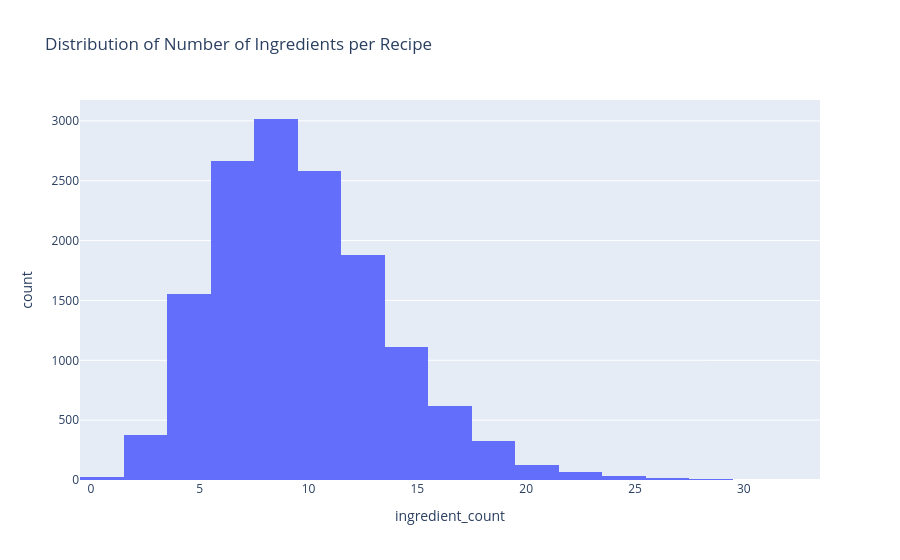

The code cell stored with this chart in its notebook:
### Code cell
fig = px.histogram(
    recipe_summary,
    x="ingredient_count",
    nbins=30,
    title="Distribution of Number of Ingredients per Recipe"
)
fig.show()

### Figure 1 — Plotly figure (JSON) as saved in the notebook; plotly's stock layout.template omitted (floating-point values rounded to 4 significant figures; data arrays with more than 128 entries replaced by an {"elided": "..."} marker saying what was removed)
{"data": [{"bingroup": "x", "hovertemplate": "ingredient_count=%{x}<br>count=%{y}<extra></extra>", "legendgroup": "", "marker": {"color": "#636efa", "pattern": {"shape": ""}}, "name": "", "nbinsx": 30, "orientation": "v", "showlegend": false, "type": "histogram", "x": {"elided": "14396 int values"}, "xaxis": "x", "yaxis": "y"}], "layout": {"barmode": "relative", "legend": {"tracegroupgap": 0}, "title": {"text": "Distribution of Number of Ingredients per Recipe"}, "xaxis": {"anchor": "y", "domain": [0, 1], "title": {"text": "ingredient_count"}}, "yaxis": {"anchor": "x", "domain": [0, 1], "title": {"text": "count"}}}}
